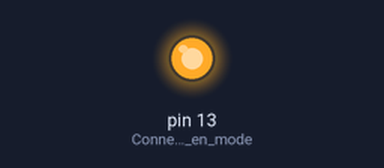
Bench run of a sketch on a simulated Arduino Uno, built with avr-gcc and run on an emulated ATmega328P. Shown: output pins drawn as LEDs (lit = HIGH).

Above: at 1.0 s.
At 3.0 s:
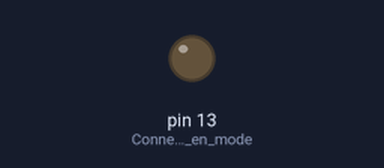
Timing chart, 0 to 5.2 s (numbered marks = the images above):
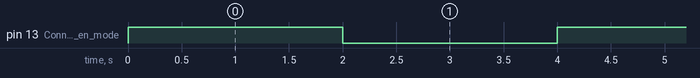

Measured:
- by itself, pin 13 (Connexion_au_pin_en_mode): alternates HIGH for 2.0 s and LOW for 2.0 s

The sketch:

exercice_1a.ino
```cpp
#define INTERVAL 2000               // intervalle de temps de switch on/off

void setup() {
    // LED_BUILTIN : alias du pin de la led intégré
    pinMode(LED_BUILTIN, OUTPUT);   // Connexion au pin en mode sortie
}

void loop() {
    digitalWrite(LED_BUILTIN,HIGH); // Allumage de la LED
    delay(INTERVAL);                // On attends
    digitalWrite(LED_BUILTIN, LOW); // On éteint la LED
    delay(INTERVAL);                // On attends a nouveau avant de recommencer
}
```
